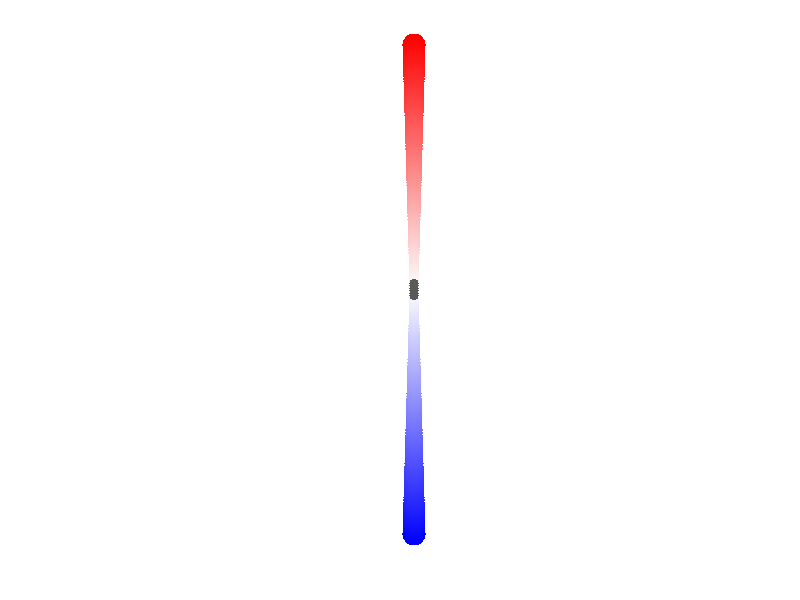

Write MATLAB code to recreate this figure.
function rbdot_colorbar

%%

figure

lcm=20;

for k=20:-.25:0;
    hold on, plot(0,k,'.',...
        'MarkerSize',30*k/lcm+20,...
        'Color',.99*[1 1-k/lcm 1-k/lcm])
    
    hold on, plot(0,-k,'.',...
        'MarkerSize',30*k/lcm+20,...
        'Color',.99*[1-k/lcm 1-k/lcm 1])
        
end

for k=-.5:.2:.5
    hold on, plot(0,k,'.',...
        'MarkerSize',20,...
        'Color',.35*[1 1 1])    
end
    
axis off, set(gcf,'color','w')
    
    
    
    

